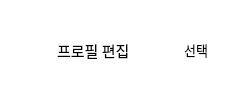
        <widget class="QWidget" name="widget_9" native="true">
         <property name="minimumSize">
          <size>
           <width>0</width>
           <height>43</height>
          </size>
         </property>
         <property name="styleSheet">
          <string notr="true">background: #FFF;</string>
         </property>
         <layout class="QHBoxLayout" name="horizontalLayout_10">
          <item>
           <widget class="QPushButton" name="btn_back_2">
            <property name="text">
             <string/>
            </property>
            <property name="icon">
             <iconset>
              <normaloff>../Images/btn_back.png</normaloff>../Images/btn_back.png</iconset>
            </property>
            <property name="autoDefault">
             <bool>false</bool>
            </property>
            <property name="flat">
             <bool>true</bool>
            </property>
           </widget>
          </item>
          <item>
           <widget class="QLabel" name="label_5">
            <property name="font">
             <font>
              <family>Malgun Gothic</family>
              <pointsize>11</pointsize>
             </font>
            </property>
            <property name="text">
             <string>프로필 편집</string>
            </property>
           </widget>
          </item>
          <item>
           <spacer name="horizontalSpacer_7">
            <property name="orientation">
             <enum>Qt::Horizontal</enum>
            </property>
            <property name="sizeHint" stdset="0">
             <size>
              <width>40</width>
              <height>20</height>
             </size>
            </property>
           </spacer>
          </item>
          <item>
           <widget class="QPushButton" name="btn_choice">
            <property name="minimumSize">
             <size>
              <width>40</width>
              <height>0</height>
             </size>
            </property>
            <property name="maximumSize">
             <size>
              <width>16777215</width>
              <height>16777215</height>
             </size>
            </property>
            <property name="font">
             <font>
              <family>Malgun Gothic</family>
              <pointsize>10</pointsize>
             </font>
            </property>
            <property name="styleSheet">
             <string notr="true">border:None;</string>
            </property>
            <property name="text">
             <string>선택</string>
            </property>
            <property name="autoDefault">
             <bool>false</bool>
            </property>
            <property name="flat">
             <bool>true</bool>
            </property>
           </widget>
          </item>
         </layout>
        </widget>
